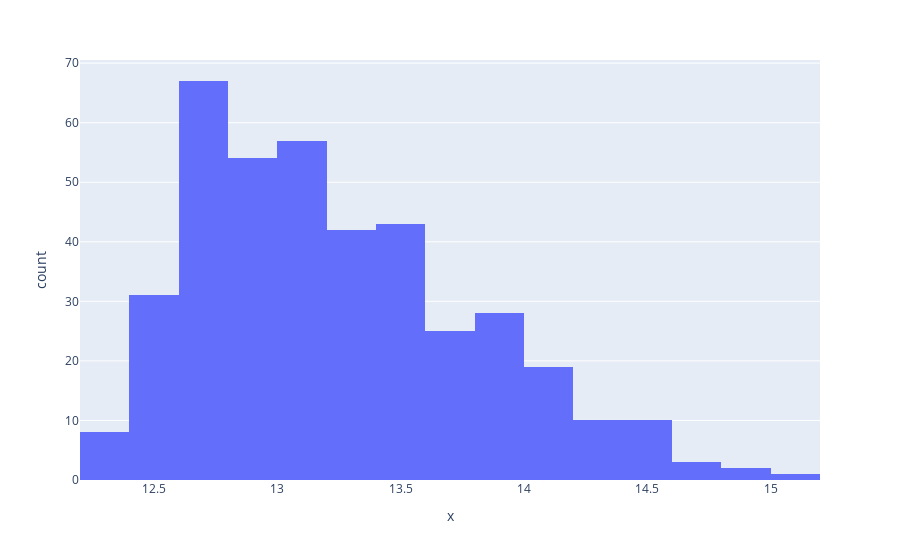

Notebook source saved alongside this figure:
### Code cell
px.histogram(right_skewed, x="x", nbins = 20)

### Figure 1 — Plotly figure (JSON) as saved in the notebook; plotly's stock layout.template omitted (floating-point values rounded to 4 significant figures; data arrays with more than 128 entries replaced by an {"elided": "..."} marker saying what was removed)
{"data": [{"alignmentgroup": "True", "bingroup": "x", "hovertemplate": "x=%{x}<br>count=%{y}<extra></extra>", "legendgroup": "", "marker": {"color": "#636efa"}, "name": "", "nbinsx": 20, "offsetgroup": "", "orientation": "v", "showlegend": false, "type": "histogram", "x": {"elided": "400 float values"}, "xaxis": "x", "yaxis": "y"}], "layout": {"barmode": "relative", "legend": {"tracegroupgap": 0}, "margin": {"t": 60}, "xaxis": {"anchor": "y", "domain": [0, 1], "title": {"text": "x"}}, "yaxis": {"anchor": "x", "domain": [0, 1], "title": {"text": "count"}}}}
